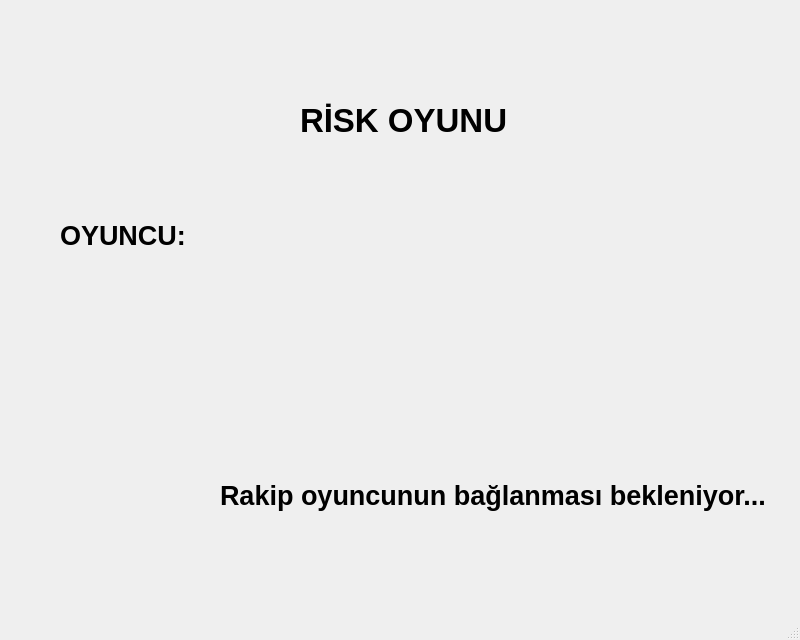
<?xml version="1.0" encoding="UTF-8"?>
<ui version="4.0">
 <class>MainWindow</class>
 <widget class="QMainWindow" name="MainWindow">
  <property name="geometry">
   <rect>
    <x>0</x>
    <y>0</y>
    <width>800</width>
    <height>640</height>
   </rect>
  </property>
  <property name="windowTitle">
   <string>MainWindow</string>
  </property>
  <widget class="QWidget" name="centralwidget">
   <widget class="QLabel" name="label">
    <property name="geometry">
     <rect>
      <x>300</x>
      <y>100</y>
      <width>361</width>
      <height>41</height>
     </rect>
    </property>
    <property name="font">
     <font>
      <family>Arial</family>
      <pointsize>25</pointsize>
      <bold>true</bold>
     </font>
    </property>
    <property name="text">
     <string>RİSK OYUNU</string>
    </property>
   </widget>
   <widget class="QLabel" name="playerInfoLabel">
    <property name="geometry">
     <rect>
      <x>60</x>
      <y>220</y>
      <width>171</width>
      <height>31</height>
     </rect>
    </property>
    <property name="font">
     <font>
      <family>Arial</family>
      <pointsize>20</pointsize>
      <bold>true</bold>
     </font>
    </property>
    <property name="text">
     <string>OYUNCU:</string>
    </property>
   </widget>
   <widget class="QLabel" name="player_info_layer">
    <property name="geometry">
     <rect>
      <x>250</x>
      <y>220</y>
      <width>541</width>
      <height>31</height>
     </rect>
    </property>
    <property name="font">
     <font>
      <family>Arial</family>
      <pointsize>20</pointsize>
     </font>
    </property>
    <property name="text">
     <string/>
    </property>
   </widget>
   <widget class="QLabel" name="label_3">
    <property name="geometry">
     <rect>
      <x>0</x>
      <y>0</y>
      <width>800</width>
      <height>600</height>
     </rect>
    </property>
    <property name="text">
     <string/>
    </property>
    <property name="pixmap">
     <pixmap>../assets/waiting_room_background.jpg</pixmap>
    </property>
   </widget>
   <widget class="QLabel" name="statusLabel">
    <property name="geometry">
     <rect>
      <x>220</x>
      <y>480</y>
      <width>571</width>
      <height>31</height>
     </rect>
    </property>
    <property name="font">
     <font>
      <family>Arial</family>
      <pointsize>20</pointsize>
      <bold>true</bold>
     </font>
    </property>
    <property name="text">
     <string>Rakip oyuncunun bağlanması bekleniyor...</string>
    </property>
   </widget>
   <zorder>label_3</zorder>
   <zorder>label</zorder>
   <zorder>playerInfoLabel</zorder>
   <zorder>player_info_layer</zorder>
   <zorder>statusLabel</zorder>
  </widget>
  <widget class="QMenuBar" name="menubar">
   <property name="geometry">
    <rect>
     <x>0</x>
     <y>0</y>
     <width>800</width>
     <height>22</height>
    </rect>
   </property>
  </widget>
  <widget class="QStatusBar" name="statusbar"/>
 </widget>
 <resources/>
 <connections/>
</ui>
